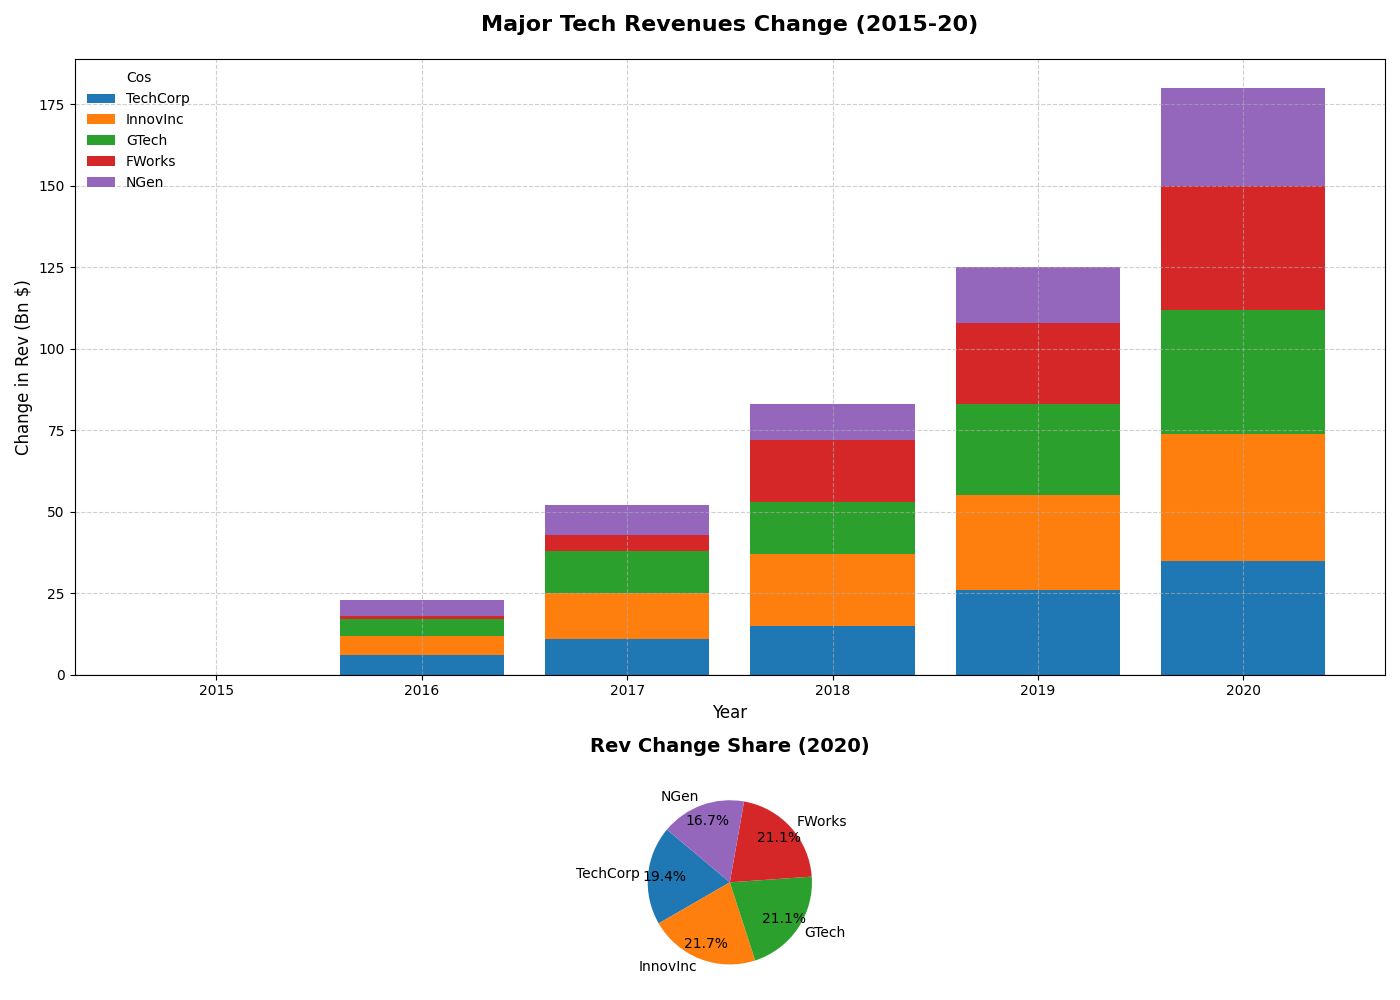

Write Python code to recreate this figure.
import matplotlib.pyplot as plt
import numpy as np

years = np.arange(2015, 2021)

companies = ['TechCorp', 'InnovInc', 'GTech', 'FWorks', 'NGen']
techcorp_revenue = np.array([52, 58, 63, 67, 78, 87])
innovinc_revenue = np.array([43, 49, 57, 65, 72, 82])
gtech_revenue = np.array([32, 37, 45, 48, 60, 70])
fworks_revenue = np.array([28, 29, 33, 47, 53, 66])
ngen_revenue = np.array([22, 27, 31, 33, 39, 52])

revenues_change = np.array([
    techcorp_revenue - techcorp_revenue[0],
    innovinc_revenue - innovinc_revenue[0],
    gtech_revenue - gtech_revenue[0],
    fworks_revenue - fworks_revenue[0],
    ngen_revenue - ngen_revenue[0]
])

fig, (ax1, ax2) = plt.subplots(2, 1, figsize=(14, 10), gridspec_kw={'height_ratios': [3, 1]})

colors = ['#1f77b4', '#ff7f0e', '#2ca02c', '#d62728', '#9467bd']

for i in range(len(companies)):
    if i == 0:
        ax1.bar(years, revenues_change[i], color=colors[i], label=companies[i])
    else:
        bottom = np.sum(revenues_change[:i], axis=0)
        ax1.bar(years, revenues_change[i], color=colors[i], bottom=bottom, label=companies[i])

ax1.axhline(0, color='black', linewidth=0.8)
ax1.set_title('Major Tech Revenues Change (2015-20)', fontsize=16, fontweight='bold', pad=20)
ax1.set_xlabel('Year', fontsize=12)
ax1.set_ylabel('Change in Rev (Bn $)', fontsize=12)
ax1.set_xticks(years)
ax1.legend(title="Cos", loc='upper left', fontsize=10, frameon=False)
ax1.grid(True, linestyle='--', alpha=0.6)

revenue_2020 = revenues_change[:, -1]
ax2.pie(revenue_2020, labels=companies, autopct='%1.1f%%', colors=colors, startangle=140, pctdistance=0.8)
ax2.set_title('Rev Change Share (2020)', fontsize=14, fontweight='bold', pad=20)

plt.tight_layout()
plt.show()
